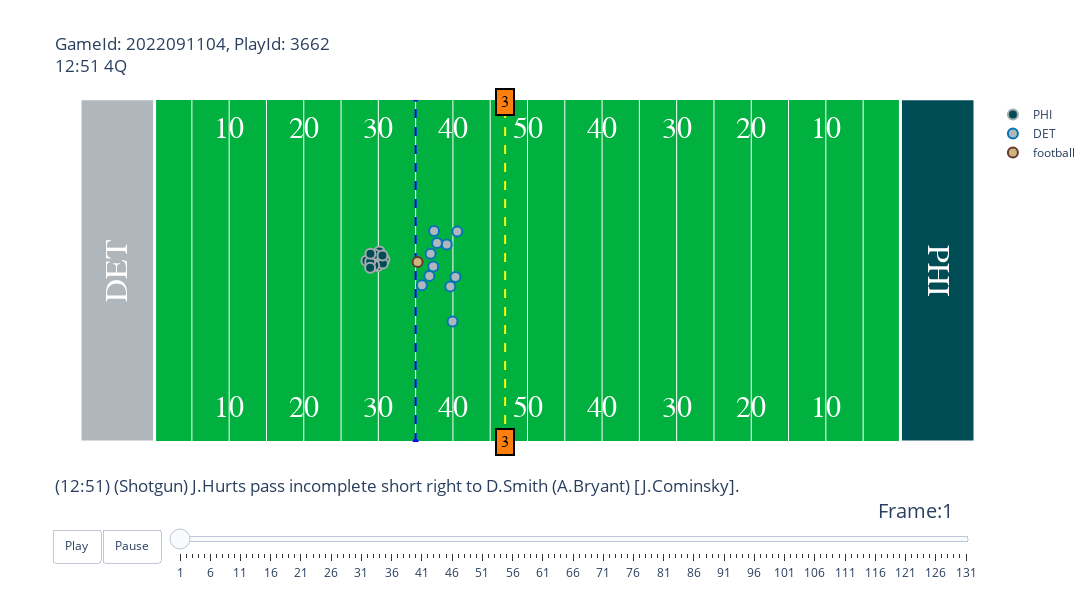

Source (notebook cell):
### Code cell
gid = 2022091104
pid = 3662

import animate
animate.animate_play(games, tracking_df, play_df, players, gid, pid)

### Figure 1 — Plotly figure (JSON) as saved in the notebook; plotly's stock layout.template omitted (floating-point values rounded to 4 significant figures)
{"data": [{"hoverinfo": "none", "mode": "text", "showlegend": false, "text": ["10", "20", "30", "40", "50", "40", "30", "20", "10"], "textfont": {"color": "#ffffff", "family": "Courier New, monospace", "size": 30}, "type": "scatter", "x": [20, 30, 40, 50, 60, 70, 80, 90, 100], "y": [5, 5, 5, 5, 5, 5, 5, 5, 5]}, {"hoverinfo": "none", "mode": "text", "showlegend": false, "text": ["10", "20", "30", "40", "50", "40", "30", "20", "10"], "textfont": {"color": "#ffffff", "family": "Courier New, monospace", "size": 30}, "type": "scatter", "x": [20, 30, 40, 50, 60, 70, 80, 90, 100], "y": [48.5, 48.5, 48.5, 48.5, 48.5, 48.5, 48.5, 48.5, 48.5]}, {"hoverinfo": "none", "line": {"color": "blue", "dash": "dash"}, "showlegend": false, "type": "scatter", "x": [45, 45], "y": [0, 53.5]}, {"hoverinfo": "none", "line": {"color": "yellow", "dash": "dash"}, "showlegend": false, "type": "scatter", "x": [57, 57], "y": [0, 53.5]}, {"fill": "toself", "fillcolor": "#B0B7BC", "hoverinfo": "skip", "line": {"color": "white", "width": 3}, "mode": "lines", "opacity": 1, "showlegend": false, "type": "scatter", "x": [0, 0, 10, 10, 0], "y": [0, 53.5, 53.5, 0, 0]}, {"fill": "toself", "fillcolor": "#004C54", "hoverinfo": "skip", "line": {"color": "white", "width": 3}, "mode": "lines", "opacity": 1, "showlegend": false, "type": "scatter", "x": [110, 110, 120, 120, 110], "y": [0, 53.5, 53.5, 0, 0]}, {"hoverinfo": "text", "hovertext": ["nflId:37266<br>displayName:Jason Kelce<br>Player Speed:1.476 MPH", "nflId:39950<br>displayName:Lane Johnson<br>Player Speed:0.0 MPH", "nflId:43368<br>displayName:Isaac Seumalo<br>Player Speed:2.908 MPH", "nflId:45102<br>displayName:Zach Pascal<br>Player Speed:1.834 MPH", "nflId:46118<br>displayName:Dallas Goedert<br>Player Speed:0.582 MPH", "nflId:46302<br>displayName:Jordan Mailata<br>Player Speed:0.022 MPH", "nflId:47834<br>displayName:A.J. Brown<br>Player Speed:0.045 MPH", "nflId:52461<br>displayName:Jalen Hurts<br>Player Speed:0.0 MPH", "nflId:53439<br>displayName:DeVonta Smith<br>Player Speed:4.877 MPH", "nflId:53466<br>displayName:Landon Dickerson<br>Player Speed:0.0 MPH", "nflId:53579<br>displayName:Kenneth Gainwell<br>Player Speed:0.0 MPH"], "marker": {"color": "#004C54", "line": {"color": "#A5ACAF", "width": 2}, "size": 10}, "mode": "markers", "name": "PHI", "type": "scatter", "x": [40.82, 39.92, 40.61, 38.4, 39.45, 40.14, 38.9, 39.52, 38.9, 40.55, 38.94], "y": [28.45, 27.42, 27.8, 28.25, 27.51, 29.7, 28.06, 29.24, 27.16, 29.06, 29.33]}, {"hoverinfo": "text", "hovertext": ["nflId:44834<br>displayName:Charles Harris<br>Player Speed:1.32 MPH", "nflId:44888<br>displayName:Alex Anzalone<br>Player Speed:0.805 MPH", "nflId:46099<br>displayName:Mike Hughes<br>Player Speed:1.029 MPH", "nflId:46259<br>displayName:DeShon Elliott<br>Player Speed:1.588 MPH", "nflId:46958<br>displayName:Chris Board<br>Player Speed:0.313 MPH", "nflId:47900<br>displayName:Austin Bryant<br>Player Speed:1.857 MPH", "nflId:47918<br>displayName:John Cominsky<br>Player Speed:1.096 MPH", "nflId:47929<br>displayName:Amani Oruwariye<br>Player Speed:1.566 MPH", "nflId:52411<br>displayName:Jeff Okudah<br>Player Speed:0.358 MPH", "nflId:52980<br>displayName:Juju Hughes<br>Player Speed:1.387 MPH", "nflId:54467<br>displayName:Aidan Hutchinson<br>Player Speed:0.157 MPH"], "marker": {"color": "#B0B7BC", "line": {"color": "#0076B6", "width": 2}, "size": 10}, "mode": "markers", "name": "DET", "type": "scatter", "x": [47.47, 47.36, 49.65, 49.17, 47.01, 45.84, 46.84, 50.58, 49.95, 50.34, 47.87], "y": [32.87, 27.34, 24.22, 30.78, 29.35, 24.41, 25.89, 32.81, 18.78, 25.73, 31.01]}, {"hoverinfo": "none", "marker": {"color": "#CBB67C", "line": {"color": "#663831", "width": 2}, "size": 10}, "mode": "markers", "name": "football", "type": "scatter", "x": [45.26], "y": [28.05]}], "layout": {"annotations": [{"align": "center", "bgcolor": "#ff7f0e", "bordercolor": "black", "borderpad": 4, "borderwidth": 2, "font": {"color": "black", "family": "Courier New, monospace", "size": 16}, "opacity": 1, "showarrow": false, "text": "3", "x": 57, "y": 0}, {"align": "center", "bgcolor": "#ff7f0e", "bordercolor": "black", "borderpad": 4, "borderwidth": 2, "font": {"color": "black", "family": "Courier New, monospace", "size": 16}, "opacity": 1, "showarrow": false, "text": "3", "x": 57, "y": 53}, {"font": {"color": "White", "family": "Courier New, monospace", "size": 32}, "showarrow": false, "text": "DET", "textangle": -90, "x": 5, "y": 26.75}, {"font": {"color": "White", "family": "Courier New, monospace", "size": 32}, "showarrow": false, "text": "PHI", "textangle": 90, "x": 115, "y": 26.75}], "autosize": false, "height": 600, "plot_bgcolor": "#00B140", "sliders": [{"active": 0, "currentvalue": {"font": {"size": 20}, "prefix": "Frame:", "visible": true, "xanchor": "right"}, "len": 0.9, "pad": {"b": 10, "t": 50}, "steps": [{"args": [[1], {"frame": {"duration": 100, "redraw": false}, "mode": "immediate", "transition": {"duration": 0}}], "label": "1", "method": "animate"}, {"args": [[2], {"frame": {"duration": 100, "redraw": false}, "mode": "immediate", "transition": {"duration": 0}}], "label": "2", "method": "animate"}, {"args": [[3], {"frame": {"duration": 100, "redraw": false}, "mode": "immediate", "transition": {"duration": 0}}], "label": "3", "method": "animate"}, {"args": [[4], {"frame": {"duration": 100, "redraw": false}, "mode": "immediate", "transition": {"duration": 0}}], "label": "4", "method": "animate"}, {"args": [[5], {"frame": {"duration": 100, "redraw": false}, "mode": "immediate", "transition": {"duration": 0}}], "label": "5", "method": "animate"}, {"args": [[6], {"frame": {"duration": 100, "redraw": false}, "mode": "immediate", "transition": {"duration": 0}}], "label": "6", "method": "animate"}, {"args": [[7], {"frame": {"duration": 100, "redraw": false}, "mode": "immediate", "transition": {"duration": 0}}], "label": "7", "method": "animate"}, {"args": [[8], {"frame": {"duration": 100, "redraw": false}, "mode": "immediate", "transition": {"duration": 0}}], "label": "8", "method": "animate"}, {"args": [[9], {"frame": {"duration": 100, "redraw": false}, "mode": "immediate", "transition": {"duration": 0}}], "label": "9", "method": "animate"}, {"args": [[10], {"frame": {"duration": 100, "redraw": false}, "mode": "immediate", "transition": {"duration": 0}}], "label": "10", "method": "animate"}, {"args": [[11], {"frame": {"duration": 100, "redraw": false}, "mode": "immediate", "transition": {"duration": 0}}], "label": "11", "method": "animate"}, {"args": [[12], {"frame": {"duration": 100, "redraw": false}, "mode": "immediate", "transition": {"duration": 0}}], "label": "12", "method": "animate"}, {"args": [[13], {"frame": {"duration": 100, "redraw": false}, "mode": "immediate", "transition": {"duration": 0}}], "label": "13", "method": "animate"}, {"args": [[14], {"frame": {"duration": 100, "redraw": false}, "mode": "immediate", "transition": {"duration": 0}}], "label": "14", "method": "animate"}, {"args": [[15], {"frame": {"duration": 100, "redraw": false}, "mode": "immediate", "transition": {"duration": 0}}], "label": "15", "method": "animate"}, {"args": [[16], {"frame": {"duration": 100, "redraw": false}, "mode": "immediate", "transition": {"duration": 0}}], "label": "16", "method": "animate"}, {"args": [[17], {"frame": {"duration": 100, "redraw": false}, "mode": "immediate", "transition": {"duration": 0}}], "label": "17", "method": "animate"}, {"args": [[18], {"frame": {"duration": 100, "redraw": false}, "mode": "immediate", "transition": {"duration": 0}}], "label": "18", "method": "animate"}, {"args": [[19], {"frame": {"duration": 100, "redraw": false}, "mode": "immediate", "transition": {"duration": 0}}], "label": "19", "method": "animate"}, {"args": [[20], {"frame": {"duration": 100, "redraw": false}, "mode": "immediate", "transition": {"duration": 0}}], "label": "20", "method": "animate"}, {"args": [[21], {"frame": {"duration": 100, "redraw": false}, "mode": "immediate", "transition": {"duration": 0}}], "label": "21", "method": "animate"}, {"args": [[22], {"frame": {"duration": 100, "redraw": false}, "mode": "immediate", "transition": {"duration": 0}}], "label": "22", "method": "animate"}, {"args": [[23], {"frame": {"duration": 100, "redraw": false}, "mode": "immediate", "transition": {"duration": 0}}], "label": "23", "method": "animate"}, {"args": [[24], {"frame": {"duration": 100, "redraw": false}, "mode": "immediate", "transition": {"duration": 0}}], "label": "24", "method": "animate"}, {"args": [[25], {"frame": {"duration": 100, "redraw": false}, "mode": "immediate", "transition": {"duration": 0}}], "label": "25", "method": "animate"}, {"args": [[26], {"frame": {"duration": 100, "redraw": false}, "mode": "immediate", "transition": {"duration": 0}}], "label": "26", "method": "animate"}, {"args": [[27], {"frame": {"duration": 100, "redraw": false}, "mode": "immediate", "transition": {"duration": 0}}], "label": "27", "method": "animate"}, {"args": [[28], {"frame": {"duration": 100, "redraw": false}, "mode": "immediate", "transition": {"duration": 0}}], "label": "28", "method": "animate"}, {"args": [[29], {"frame": {"duration": 100, "redraw": false}, "mode": "immediate", "transition": {"duration": 0}}], "label": "29", "method": "animate"}, {"args": [[30], {"frame": {"duration": 100, "redraw": false}, "mode": "immediate", "transition": {"duration": 0}}], "label": "30", "method": "animate"}, {"args": [[31], {"frame": {"duration": 100, "redraw": false}, "mode": "immediate", "transition": {"duration": 0}}], "label": "31", "method": "animate"}, {"args": [[32], {"frame": {"duration": 100, "redraw": false}, "mode": "immediate", "transition": {"duration": 0}}], "label": "32", "method": "animate"}, {"args": [[33], {"frame": {"duration": 100, "redraw": false}, "mode": "immediate", "transition": {"duration": 0}}], "label": "33", "method": "animate"}, {"args": [[34], {"frame": {"duration": 100, "redraw": false}, "mode": "immediate", "transition": {"duration": 0}}], "label": "34", "method": "animate"}, {"args": [[35], {"frame": {"duration": 100, "redraw": false}, "mode": "immediate", "transition": {"duration": 0}}], "label": "35", "method": "animate"}, {"args": [[36], {"frame": {"duration": 100, "redraw": false}, "mode": "immediate", "transition": {"duration": 0}}], "label": "36", "method": "animate"}, {"args": [[37], {"frame": {"duration": 100, "redraw": false}, "mode": "immediate", "transition": {"duration": 0}}], "label": "37", "method": "animate"}, {"args": [[38], {"frame": {"duration": 100, "redraw": false}, "mode": "immediate", "transition": {"duration": 0}}], "label": "38", "method": "animate"}, {"args": [[39], {"frame": {"duration": 100, "redraw": false}, "mode": "immediate", "transition": {"duration": 0}}], "label": "39", "method": "animate"}, {"args": [[40], {"frame": {"duration": 100, "redraw": false}, "mode": "immediate", "transition": {"duration": 0}}], "label": "40", "method": "animate"}, {"args": [[41], {"frame": {"duration": 100, "redraw": false}, "mode": "immediate", "transition": {"duration": 0}}], "label": "41", "method": "animate"}, {"args": [[42], {"frame": {"duration": 100, "redraw": false}, "mode": "immediate", "transition": {"duration": 0}}], "label": "42", "method": "animate"}, {"args": [[43], {"frame": {"duration": 100, "redraw": false}, "mode": "immediate", "transition": {"duration": 0}}], "label": "43", "method": "animate"}, {"args": [[44], {"frame": {"duration": 100, "redraw": false}, "mode": "immediate", "transition": {"duration": 0}}], "label": "44", "method": "animate"}, {"args": [[45], {"frame": {"duration": 100, "redraw": false}, "mode": "immediate", "transition": {"duration": 0}}], "label": "45", "method": "animate"}, {"args": [[46], {"frame": {"duration": 100, "redraw": false}, "mode": "immediate", "transition": {"duration": 0}}], "label": "46", "method": "animate"}, {"args": [[47], {"frame": {"duration": 100, "redraw": false}, "mode": "immediate", "transition": {"duration": 0}}], "label": "47", "method": "animate"}, {"args": [[48], {"frame": {"duration": 100, "redraw": false}, "mode": "immediate", "transition": {"duration": 0}}], "label": "48", "method": "animate"}, {"args": [[49], {"frame": {"duration": 100, "redraw": false}, "mode": "immediate", "transition": {"duration": 0}}], "label": "49", "method": "animate"}, {"args": [[50], {"frame": {"duration": 100, "redraw": false}, "mode": "immediate", "transition": {"duration": 0}}], "label": "50", "method": "animate"}, {"args": [[51], {"frame": {"duration": 100, "redraw": false}, "mode": "immediate", "transition": {"duration": 0}}], "label": "51", "method": "animate"}, {"args": [[52], {"frame": {"duration": 100, "redraw": false}, "mode": "immediate", "transition": {"duration": 0}}], "label": "52", "method": "animate"}, {"args": [[53], {"frame": {"duration": 100, "redraw": false}, "mode": "immediate", "transition": {"duration": 0}}], "label": "53", "method": "animate"}, {"args": [[54], {"frame": {"duration": 100, "redraw": false}, "mode": "immediate", "transition": {"duration": 0}}], "label": "54", "method": "animate"}, {"args": [[55], {"frame": {"duration": 100, "redraw": false}, "mode": "immediate", "transition": {"duration": 0}}], "label": "55", "method": "animate"}, {"args": [[56], {"frame": {"duration": 100, "redraw": false}, "mode": "immediate", "transition": {"duration": 0}}], "label": "56", "method": "animate"}, {"args": [[57], {"frame": {"duration": 100, "redraw": false}, "mode": "immediate", "transition": {"duration": 0}}], "label": "57", "method": "animate"}, {"args": [[58], {"frame": {"duration": 100, "redraw": false}, "mode": "immediate", "transition": {"duration": 0}}], "label": "58", "method": "animate"}, {"args": [[59], {"frame": {"duration": 100, "redraw": false}, "mode": "immediate", "transition": {"duration": 0}}], "label": "59", "method": "animate"}, {"args": [[60], {"frame": {"duration": 100, "redraw": false}, "mode": "immediate", "transition": {"duration": 0}}], "label": "60", "method": "animate"}, {"args": [[61], {"frame": {"duration": 100, "redraw": false}, "mode": "immediate", "transition": {"duration": 0}}], "label": "61", "method": "animate"}, {"args": [[62], {"frame": {"duration": 100, "redraw": false}, "mode": "immediate", "transition": {"duration": 0}}], "label": "62", "method": "animate"}, {"args": [[63], {"frame": {"duration": 100, "redraw": false}, "mode": "immediate", "transition": {"duration": 0}}], "label": "63", "method": "animate"}, {"args": [[64], {"frame": {"duration": 100, "redraw": false}, "mode": "immediate", "transition": {"duration": 0}}], "label": "64", "method": "animate"}, {"args": [[65], {"frame": {"duration": 100, "redraw": false}, "mode": "immediate", "transition": {"duration": 0}}], "label": "65", "method": "animate"}, {"args": [[66], {"frame": {"duration": 100, "redraw": false}, "mode": "immediate", "transition": {"duration": 0}}], "label": "66", "method": "animate"}, {"args": [[67], {"frame": {"duration": 100, "redraw": false}, "mode": "immediate", "transition": {"duration": 0}}], "label": "67", "method": "animate"}, {"args": [[68], {"frame": {"duration": 100, "redraw": false}, "mode": "immediate", "transition": {"duration": 0}}], "label": "68", "method": "animate"}, {"args": [[69], {"frame": {"duration": 100, "redraw": false}, "mode": "immediate", "transition": {"duration": 0}}], "label": "69", "method": "animate"}, {"args": [[70], {"frame": {"duration": 100, "redraw": false}, "mode": "immediate", "transition": {"duration": 0}}], "label": "70", "method": "animate"}, {"args": [[71], {"frame": {"duration": 100, "redraw": false}, "mode": "immediate", "transition": {"duration": 0}}], "label": "71", "method": "animate"}, {"args": [[72], {"frame": {"duration": 100, "redraw": false}, "mode": "immediate", "transition": {"duration": 0}}], "label": "72", "method": "animate"}, {"args": [[73], {"frame": {"duration": 100, "redraw": false}, "mode": "immediate", "transition": {"duration": 0}}], "label": "73", "method": "animate"}, {"args": [[74], {"frame": {"duration": 100, "redraw": false}, "mode": "immediate", "transition": {"duration": 0}}], "label": "74", "method": "animate"}, {"args": [[75], {"frame": {"duration": 100, "redraw": false}, "mode": "immediate", "transition": {"duration": 0}}], "label": "75", "method": "animate"}, {"args": [[76], {"frame": {"duration": 100, "redraw": false}, "mode": "immediate", "transition": {"duration": 0}}], "label": "76", "method": "animate"}, {"args": [[77], {"frame": {"duration": 100, "redraw": false}, "mode": "immediate", "transition": {"duration": 0}}], "label": "77", "method": "animate"}, {"args": [[78], {"frame": {"duration": 100, "redraw": false}, "mode": "immediate", "transition": {"duration": 0}}], "label": "78", "method": "animate"}, {"args": [[79], {"frame": {"duration": 100, "redraw": false}, "mode": "immediate", "transition": {"duration": 0}}], "label": "79", "method": "animate"}, {"args": [[80], {"frame": {"duration": 100, "redraw": false}, "mode": "immediate", "transition": {"duration": 0}}], "label": "80", "method": "animate"}, {"args": [[81], {"frame": {"duration": 100, "redraw": false}, "mode": "immediate", "transition": {"duration": 0}}], "label": "81", "method": "animate"}, {"args": [[82], {"frame": {"duration": 100, "redraw": false}, "mode": "immediate", "transition": {"duration": 0}}], "label": "82", "method": "animate"}, {"args": [[83], {"frame": {"duration": 100, "redraw": false}, "mode": "immediate", "transition": {"duration": 0}}], "label": "83", "method": "animate"}, {"args": [[84], {"frame": {"duration": 100, "redraw": false}, "mode": "immediate", "transition": {"duration": 0}}], "label": "84", "method": "animate"}, {"args": [[85], {"frame": {"duration": 100, "redraw": false}, "mode": "immediate", "transition": {"duration": 0}}], "label": "85", "method": "animate"}, {"args": [[86], {"frame": {"duration": 100, "redraw": false}, "mode": "immediate", "transition": {"duration": 0}}], "label": "86", "method": "animate"}, {"args": [[87], {"frame": {"duration": 100, "redraw": false}, "mode": "immediate", "transition": {"duration": 0}}], "label": "87", "method": "animate"}, {"args": [[88], {"frame": {"duration": 100, "redraw": false}, "mode": "immediate", "transition": {"duration": 0}}], "label": "88", "method": "animate"}, {"args": [[89], {"frame": {"duration": 100, "redraw": false}, "mode": "immediate", "transition": {"duration": 0}}], "label": "89", "method": "animate"}, {"args": [[90], {"frame": {"duration": 100, "redraw": false}, "mode": "immediate", "transition": {"duration": 0}}], "label": "90", "method": "animate"}, {"args": [[91], {"frame": {"duration": 100, "redraw": false}, "mode": "immediate", "transition": {"duration": 0}}], "label": "91", "method": "animate"}, {"args": [[92], {"frame": {"duration": 100, "redraw": false}, "mode": "immediate", "transition": {"duration": 0}}], "label": "92", "method": "animate"}, {"args": [[93], {"frame": {"duration": 100, "redraw": false}, "mode": "immediate", "transition": {"duration": 0}}], "label": "93", "method": "animate"}, {"args": [[94], {"frame": {"duration": 100, "redraw": false}, "mode": "immediate", "transition": {"duration": 0}}], "label": "94", "method": "animate"}, {"args": [[95], {"frame": {"duration": 100, "redraw": false}, "mode": "immediate", "transition": {"duration": 0}}], "label": "95", "method": "animate"}, {"args": [[96], {"frame": {"duration": 100, "redraw": false}, "mode": "immediate", "transition": {"duration": 0}}], "label": "96", "method": "animate"}, {"args": [[97], {"frame": {"duration": 100, "redraw": false}, "mode": "immediate", "transition": {"duration": 0}}], "label": "97", "method": "animate"}, {"args": [[98], {"frame": {"duration": 100, "redraw": false}, "mode": "immediate", "transition": {"duration": 0}}], "label": "98", "method": "animate"}, {"args": [[99], {"frame": {"duration": 100, "redraw": false}, "mode": "immediate", "transition": {"duration": 0}}], "label": "99", "method": "animate"}, {"args": [[100], {"frame": {"duration": 100, "redraw": false}, "mode": "immediate", "transition": {"duration": 0}}], "label": "100", "method": "animate"}, {"args": [[101], {"frame": {"duration": 100, "redraw": false}, "mode": "immediate", "transition": {"duration": 0}}], "label": "101", "method": "animate"}, {"args": [[102], {"frame": {"duration": 100, "redraw": false}, "mode": "immediate", "transition": {"duration": 0}}], "label": "102", "method": "animate"}, {"args": [[103], {"frame": {"duration": 100, "redraw": false}, "mode": "immediate", "transition": {"duration": 0}}], "label": "103", "method": "animate"}, {"args": [[104], {"frame": {"duration": 100, "redraw": false}, "mode": "immediate", "transition": {"duration": 0}}], "label": "104", "method": "animate"}, {"args": [[105], {"frame": {"duration": 100, "redraw": false}, "mode": "immediate", "transition": {"duration": 0}}], "label": "105", "method": "animate"}, {"args": [[106], {"frame": {"duration": 100, "redraw": false}, "mode": "immediate", "transition": {"duration": 0}}], "label": "106", "method": "animate"}, {"args": [[107], {"frame": {"duration": 100, "redraw": false}, "mode": "immediate", "transition": {"duration": 0}}], "label": "107", "method": "animate"}, {"args": [[108], {"frame": {"duration": 100, "redraw": false}, "mode": "immediate", "transition": {"duration": 0}}], "label": "108", "method": "animate"}, {"args": [[109], {"frame": {"duration": 100, "redraw": false}, "mode": "immediate", "transition": {"duration": 0}}], "label": "109", "method": "animate"}, {"args": [[110], {"frame": {"duration": 100, "redraw": false}, "mode": "immediate", "transition": {"duration": 0}}], "label": "110", "method": "animate"}, {"args": [[111], {"frame": {"duration": 100, "redraw": false}, "mode": "immediate", "transition": {"duration": 0}}], "label": "111", "method": "animate"}, {"args": [[112], {"frame": {"duration": 100, "redraw": false}, "mode": "immediate", "transition": {"duration": 0}}], "label": "112", "method": "animate"}, {"args": [[113], {"frame": {"duration": 100, "redraw": false}, "mode": "immediate", "transition": {"duration": 0}}], "label": "113", "method": "animate"}, {"args": [[114], {"frame": {"duration": 100, "redraw": false}, "mode": "immediate", "transition": {"duration": 0}}], "label": "114", "method": "animate"}, {"args": [[115], {"frame": {"duration": 100, "redraw": false}, "mode": "immediate", "transition": {"duration": 0}}], "label": "115", "method": "animate"}, {"args": [[116], {"frame": {"duration": 100, "redraw": false}, "mode": "immediate", "transition": {"duration": 0}}], "label": "116", "method": "animate"}, {"args": [[117], {"frame": {"duration": 100, "redraw": false}, "mode": "immediate", "transition": {"duration": 0}}], "label": "117", "method": "animate"}, {"args": [[118], {"frame": {"duration": 100, "redraw": false}, "mode": "immediate", "transition": {"duration": 0}}], "label": "118", "method": "animate"}, {"args": [[119], {"frame": {"duration": 100, "redraw": false}, "mode": "immediate", "transition": {"duration": 0}}], "label": "119", "method": "animate"}, {"args": [[120], {"frame": {"duration": 100, "redraw": false}, "mode": "immediate", "transition": {"duration": 0}}], "label": "120", "method": "animate"}, {"args": [[121], {"frame": {"duration": 100, "redraw": false}, "mode": "immediate", "transition": {"duration": 0}}], "label": "121", "method": "animate"}, {"args": [[122], {"frame": {"duration": 100, "redraw": false}, "mode": "immediate", "transition": {"duration": 0}}], "label": "122", "method": "animate"}, {"args": [[123], {"frame": {"duration": 100, "redraw": false}, "mode": "immediate", "transition": {"duration": 0}}], "label": "123", "method": "animate"}, {"args": [[124], {"frame": {"duration": 100, "redraw": false}, "mode": "immediate", "transition": {"duration": 0}}], "label": "124", "method": "animate"}, {"args": [[125], {"frame": {"duration": 100, "redraw": false}, "mode": "immediate", "transition": {"duration": 0}}], "label": "125", "method": "animate"}, {"args": [[126], {"frame": {"duration": 100, "redraw": false}, "mode": "immediate", "transition": {"duration": 0}}], "label": "126", "method": "animate"}, {"args": [[127], {"frame": {"duration": 100, "redraw": false}, "mode": "immediate", "transition": {"duration": 0}}], "label": "127", "method": "animate"}, {"args": [[128], {"frame": {"duration": 100, "redraw": false}, "mode": "immediate", "transition": {"duration": 0}}], "label": "128", "method": "animate"}, {"args": [[129], {"frame": {"duration": 100, "redraw": false}, "mode": "immediate", "transition": {"duration": 0}}], "label": "129", "method": "animate"}, {"args": [[130], {"frame": {"duration": 100, "redraw": false}, "mode": "immediate", "transition": {"duration": 0}}], "label": "130", "method": "animate"}, {"args": [[131], {"frame": {"duration": 100, "redraw": false}, "mode": "immediate", "transition": {"duration": 0}}], "label": "131", "method": "animate"}], "transition": {"duration": 300, "easing": "cubic-in-out"}, "x": 0.1, "xanchor": "left", "y": 0, "yanchor": "top"}], "title": {"text": "GameId: 2022091104, PlayId: 3662<br>12:51 4Q<br><br><br><br><br><br><br><br><br><br><br><br><br><br><br><br><br><br><br>(12:51) (Shotgun) J.Hurts pass incomplete short right to D.Smith (A.Bryant) [J.Cominsky]."}, "updatemenus": [{"buttons": [{"args": [null, {"frame": {"duration": 100, "redraw": false}, "fromcurrent": true, "transition": {"duration": 0}}], "label": "Play", "method": "animate"}, {"args": [[null], {"frame": {"duration": 0, "redraw": false}, "mode": "immediate", "transition": {"duration": 0}}], "label": "Pause", "method": "animate"}], "direction": "left", "pad": {"r": 10, "t": 87}, "showactive": false, "type": "buttons", "x": 0.1, "xanchor": "right", "y": 0, "yanchor": "top"}], "width": 1200, "xaxis": {"autorange": false, "range": [0, 120], "showticklabels": false, "tickmode": "array", "tickvals": [10, 15, 20, 25, 30, 35, 40, 45, 50, 55, 60, 65, 70, 75, 80, 85, 90, 95, 100, 105, 110]}, "yaxis": {"autorange": false, "range": [0, 53.3], "showgrid": false, "showticklabels": false}}}
